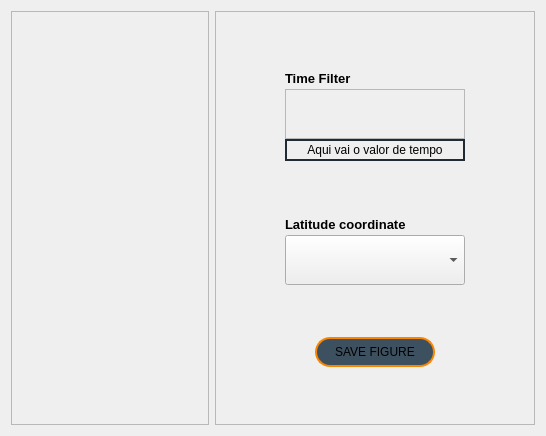
<?xml version="1.0" encoding="UTF-8"?>
<ui version="4.0">
 <class>WindButton_LonLatProfile</class>
 <widget class="QWidget" name="WindButton_LonLatProfile">
  <property name="geometry">
   <rect>
    <x>0</x>
    <y>0</y>
    <width>546</width>
    <height>436</height>
   </rect>
  </property>
  <property name="windowTitle">
   <string>Form</string>
  </property>
  <layout class="QHBoxLayout" name="horizontalLayout">
   <item>
    <widget class="QFrame" name="frame">
     <property name="frameShape">
      <enum>QFrame::Shape::StyledPanel</enum>
     </property>
     <property name="frameShadow">
      <enum>QFrame::Shadow::Raised</enum>
     </property>
    </widget>
   </item>
   <item>
    <widget class="QFrame" name="frame_2">
     <property name="minimumSize">
      <size>
       <width>320</width>
       <height>0</height>
      </size>
     </property>
     <property name="maximumSize">
      <size>
       <width>320</width>
       <height>16777215</height>
      </size>
     </property>
     <property name="frameShape">
      <enum>QFrame::Shape::StyledPanel</enum>
     </property>
     <property name="frameShadow">
      <enum>QFrame::Shadow::Raised</enum>
     </property>
     <layout class="QGridLayout" name="gridLayout">
      <item row="0" column="0">
       <layout class="QHBoxLayout" name="horizontalLayout_7">
        <item>
         <spacer name="horizontalSpacer_34">
          <property name="orientation">
           <enum>Qt::Orientation::Horizontal</enum>
          </property>
          <property name="sizeHint" stdset="0">
           <size>
            <width>28</width>
            <height>13</height>
           </size>
          </property>
         </spacer>
        </item>
        <item>
         <layout class="QVBoxLayout" name="verticalLayout_13">
          <property name="spacing">
           <number>0</number>
          </property>
          <item>
           <widget class="QLabel" name="TimeFilterLabel">
            <property name="minimumSize">
             <size>
              <width>180</width>
              <height>22</height>
             </size>
            </property>
            <property name="maximumSize">
             <size>
              <width>180</width>
              <height>22</height>
             </size>
            </property>
            <property name="font">
             <font>
              <pointsize>10</pointsize>
              <italic>false</italic>
              <bold>true</bold>
              <underline>false</underline>
              <strikeout>false</strikeout>
             </font>
            </property>
            <property name="text">
             <string>Time Filter</string>
            </property>
           </widget>
          </item>
          <item>
           <widget class="QFrame" name="frame_buttons_animation_time">
            <property name="minimumSize">
             <size>
              <width>180</width>
              <height>50</height>
             </size>
            </property>
            <property name="maximumSize">
             <size>
              <width>180</width>
              <height>50</height>
             </size>
            </property>
            <property name="styleSheet">
             <string notr="true">QPushButton {
    background-color: transparent;
    border: none;
    padding: 10px; /* Adicione um padding maior para ajustar o tamanho do fundo */
}

QPushButton:hover {
    background-color: rgba(255, 165, 0, 0.2); /* Cor de fundo no hover */
    border-radius: 5px; /* Bordas arredondadas */
}

QPushButton:pressed {
    background-color: rgba(255, 165, 0, 0.5); /* Cor de fundo ao pressionar */
}</string>
            </property>
            <property name="frameShape">
             <enum>QFrame::Shape::StyledPanel</enum>
            </property>
            <property name="frameShadow">
             <enum>QFrame::Shadow::Raised</enum>
            </property>
            <layout class="QGridLayout" name="gridLayout_7">
             <item row="0" column="0">
              <widget class="QPushButton" name="start_button_time">
               <property name="text">
                <string/>
               </property>
               <property name="icon">
                <iconset resource="resouces.qrc">
                 <normaloff>:/icons/icons/backward - laranja.png</normaloff>:/icons/icons/backward - laranja.png</iconset>
               </property>
               <property name="iconSize">
                <size>
                 <width>20</width>
                 <height>20</height>
                </size>
               </property>
              </widget>
             </item>
             <item row="0" column="1">
              <widget class="QPushButton" name="backward_button_time">
               <property name="text">
                <string/>
               </property>
               <property name="icon">
                <iconset resource="resouces.qrc">
                 <normaloff>:/icons/icons/arrow-left - laranja.png</normaloff>:/icons/icons/arrow-left - laranja.png</iconset>
               </property>
               <property name="iconSize">
                <size>
                 <width>20</width>
                 <height>20</height>
                </size>
               </property>
              </widget>
             </item>
             <item row="0" column="2">
              <widget class="QPushButton" name="pause_button_time">
               <property name="text">
                <string/>
               </property>
               <property name="icon">
                <iconset resource="resouces.qrc">
                 <normaloff>:/icons/icons/pause - laranja.png</normaloff>:/icons/icons/pause - laranja.png</iconset>
               </property>
               <property name="iconSize">
                <size>
                 <width>20</width>
                 <height>20</height>
                </size>
               </property>
              </widget>
             </item>
             <item row="0" column="3">
              <widget class="QPushButton" name="play_button_time">
               <property name="text">
                <string/>
               </property>
               <property name="icon">
                <iconset resource="resouces.qrc">
                 <normaloff>:/icons/icons/play - laranja.png</normaloff>:/icons/icons/play - laranja.png</iconset>
               </property>
               <property name="iconSize">
                <size>
                 <width>20</width>
                 <height>20</height>
                </size>
               </property>
               <property name="checkable">
                <bool>false</bool>
               </property>
              </widget>
             </item>
             <item row="0" column="4">
              <widget class="QPushButton" name="forward_button_time">
               <property name="text">
                <string/>
               </property>
               <property name="icon">
                <iconset resource="resouces.qrc">
                 <normaloff>:/icons/icons/arrow-right - laranja.png</normaloff>:/icons/icons/arrow-right - laranja.png</iconset>
               </property>
               <property name="iconSize">
                <size>
                 <width>20</width>
                 <height>20</height>
                </size>
               </property>
              </widget>
             </item>
             <item row="0" column="5">
              <widget class="QPushButton" name="finish_button_time">
               <property name="text">
                <string/>
               </property>
               <property name="icon">
                <iconset resource="resouces.qrc">
                 <normaloff>:/icons/icons/forward - laranja.png</normaloff>:/icons/icons/forward - laranja.png</iconset>
               </property>
               <property name="iconSize">
                <size>
                 <width>20</width>
                 <height>20</height>
                </size>
               </property>
              </widget>
             </item>
            </layout>
           </widget>
          </item>
          <item>
           <widget class="QLabel" name="TimeValueLabel">
            <property name="minimumSize">
             <size>
              <width>180</width>
              <height>22</height>
             </size>
            </property>
            <property name="maximumSize">
             <size>
              <width>180</width>
              <height>22</height>
             </size>
            </property>
            <property name="styleSheet">
             <string notr="true">border: 2px solid #212b33</string>
            </property>
            <property name="text">
             <string notr="true">Aqui vai o valor de tempo</string>
            </property>
            <property name="alignment">
             <set>Qt::AlignmentFlag::AlignCenter</set>
            </property>
           </widget>
          </item>
         </layout>
        </item>
        <item>
         <spacer name="horizontalSpacer_35">
          <property name="orientation">
           <enum>Qt::Orientation::Horizontal</enum>
          </property>
          <property name="sizeHint" stdset="0">
           <size>
            <width>28</width>
            <height>13</height>
           </size>
          </property>
         </spacer>
        </item>
       </layout>
      </item>
      <item row="1" column="0">
       <layout class="QHBoxLayout" name="horizontalLayout_2">
        <item>
         <spacer name="horizontalSpacer_37">
          <property name="orientation">
           <enum>Qt::Orientation::Horizontal</enum>
          </property>
          <property name="sizeHint" stdset="0">
           <size>
            <width>28</width>
            <height>13</height>
           </size>
          </property>
         </spacer>
        </item>
        <item>
         <layout class="QVBoxLayout" name="verticalLayout">
          <property name="spacing">
           <number>0</number>
          </property>
          <item>
           <widget class="QLabel" name="TimeFilterLabel_2">
            <property name="minimumSize">
             <size>
              <width>180</width>
              <height>22</height>
             </size>
            </property>
            <property name="maximumSize">
             <size>
              <width>180</width>
              <height>22</height>
             </size>
            </property>
            <property name="font">
             <font>
              <pointsize>10</pointsize>
              <italic>false</italic>
              <bold>true</bold>
              <underline>false</underline>
              <strikeout>false</strikeout>
             </font>
            </property>
            <property name="text">
             <string>Latitude coordinate</string>
            </property>
           </widget>
          </item>
          <item>
           <widget class="QComboBox" name="comboBox">
            <property name="minimumSize">
             <size>
              <width>180</width>
              <height>50</height>
             </size>
            </property>
            <property name="maximumSize">
             <size>
              <width>180</width>
              <height>50</height>
             </size>
            </property>
           </widget>
          </item>
         </layout>
        </item>
        <item>
         <spacer name="horizontalSpacer_36">
          <property name="orientation">
           <enum>Qt::Orientation::Horizontal</enum>
          </property>
          <property name="sizeHint" stdset="0">
           <size>
            <width>28</width>
            <height>13</height>
           </size>
          </property>
         </spacer>
        </item>
       </layout>
      </item>
      <item row="2" column="0">
       <layout class="QHBoxLayout" name="horizontalLayout_15">
        <item>
         <spacer name="horizontalSpacer_40">
          <property name="orientation">
           <enum>Qt::Orientation::Horizontal</enum>
          </property>
          <property name="sizeHint" stdset="0">
           <size>
            <width>18</width>
            <height>17</height>
           </size>
          </property>
         </spacer>
        </item>
        <item>
         <layout class="QHBoxLayout" name="horizontalLayout_6">
          <item>
           <widget class="QPushButton" name="SaveFigButton">
            <property name="minimumSize">
             <size>
              <width>120</width>
              <height>30</height>
             </size>
            </property>
            <property name="maximumSize">
             <size>
              <width>120</width>
              <height>30</height>
             </size>
            </property>
            <property name="styleSheet">
             <string notr="true">QPushButton{
	background-color: rgb(61, 80, 95);
	border-radius: 15px;
	border: 2px solid #F98600;
}

QPushButton:hover{
	color: #F98600;
	font-size: 14px;
}</string>
            </property>
            <property name="text">
             <string>SAVE FIGURE</string>
            </property>
           </widget>
          </item>
         </layout>
        </item>
        <item>
         <spacer name="horizontalSpacer_41">
          <property name="orientation">
           <enum>Qt::Orientation::Horizontal</enum>
          </property>
          <property name="sizeHint" stdset="0">
           <size>
            <width>18</width>
            <height>17</height>
           </size>
          </property>
         </spacer>
        </item>
       </layout>
      </item>
     </layout>
    </widget>
   </item>
  </layout>
 </widget>
 <resources>
  <include location="resouces.qrc"/>
 </resources>
 <connections/>
</ui>
